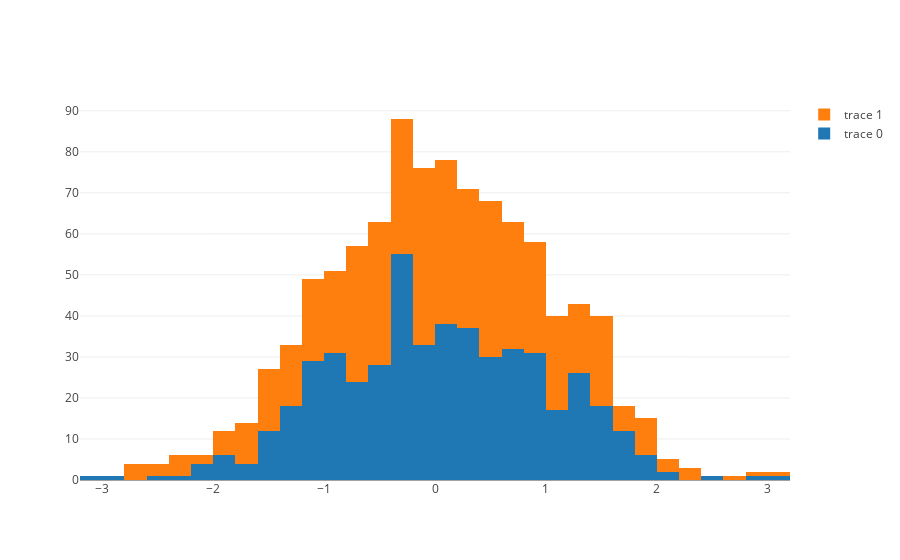

Source (notebook cell):
### Markdown cell above
# Stacked Histograms

### Code cell
import plotly.graph_objs as go

import numpy as np

x0 = np.random.randn(500)
x1 = np.random.randn(500)

trace0 = go.Histogram(
    x=x0
)
trace1 = go.Histogram(
    x=x1
)
data = [trace0, trace1]
layout = go.Layout(barmode='stack')
fig = go.Figure(data=data, layout=layout)

pyo.iplot(fig, filename='stacked histogram')

### Figure 1 — Plotly figure (JSON) as saved in the notebook; plotly's stock layout.template omitted (floating-point values rounded to 4 significant figures; data arrays with more than 128 entries replaced by an {"elided": "..."} marker saying what was removed)
{"data": [{"type": "histogram", "uid": "d5f247ef-6932-4045-9e07-67cf9f6f2190", "x": {"elided": "500 float values"}}, {"type": "histogram", "uid": "65b39e29-527d-4973-a838-581925148703", "x": {"elided": "500 float values"}}], "layout": {"barmode": "stack"}}
